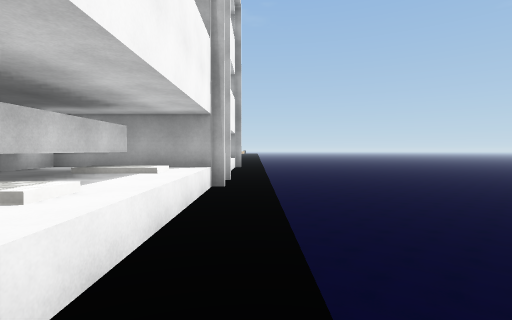
[1] (above)

14 first-person views from a walk through a 3-D level made in the Unity game engine. The camera is 1.4 m above the floor, tilts 2° down and sees 85° across. The floor is counted in squares, 2 m on a side. Each view is taken from the middle of a square. On the plan, view 1 faces up. The plan holds only what a view shows up to about 9 squares ahead; the rest is blank. The place goes on beyond the plan. Surface patterns are stand-ins for the level's own textures.

[2]
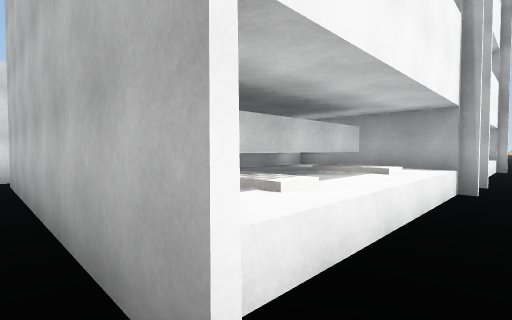

[3]
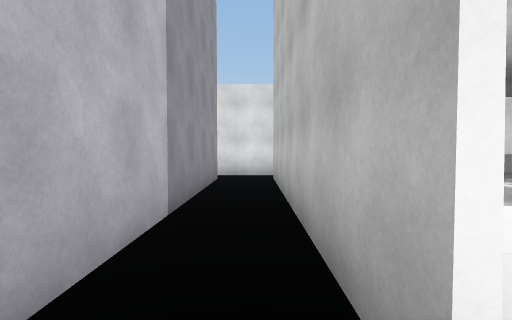

[4]
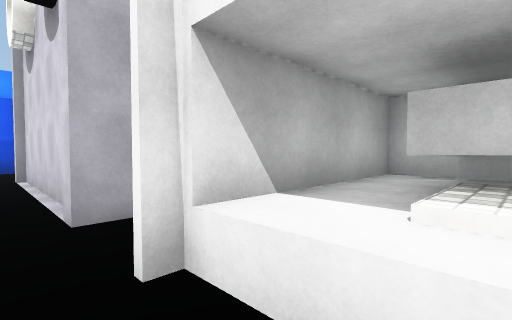

[5]
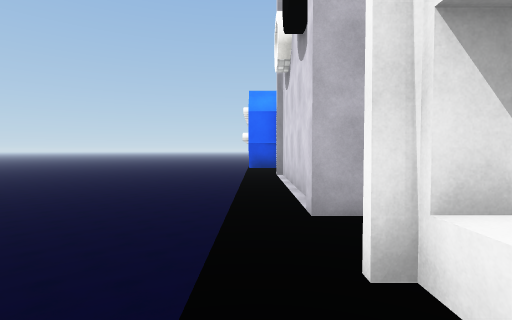

[6]
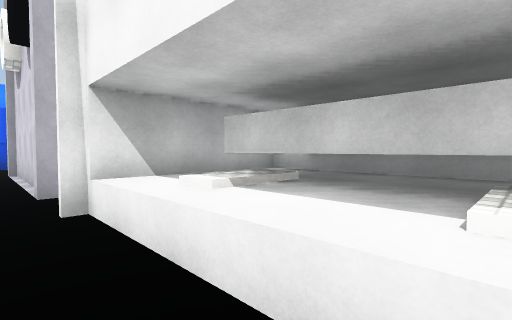

[7]
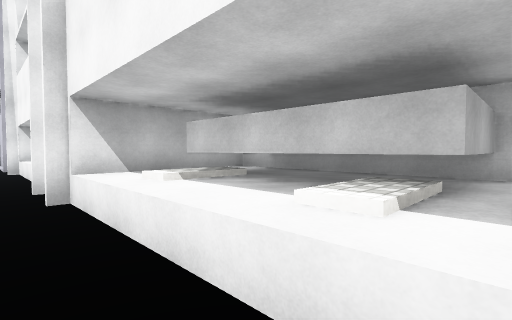

[8]
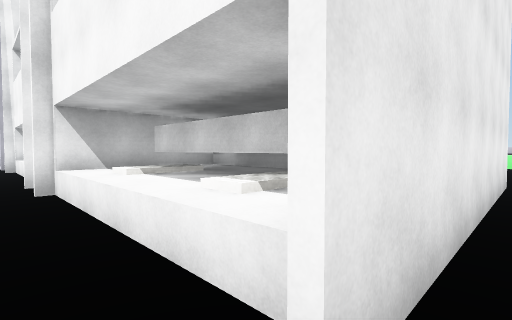

[9]
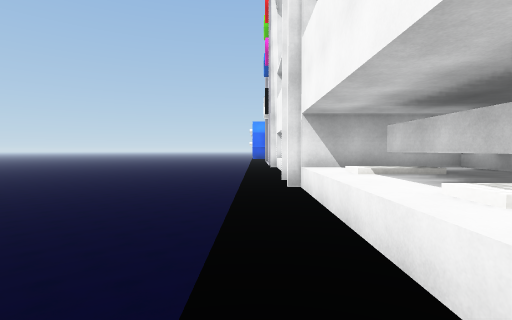

[10]
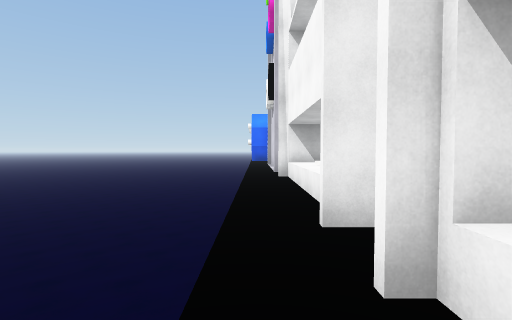

[11]
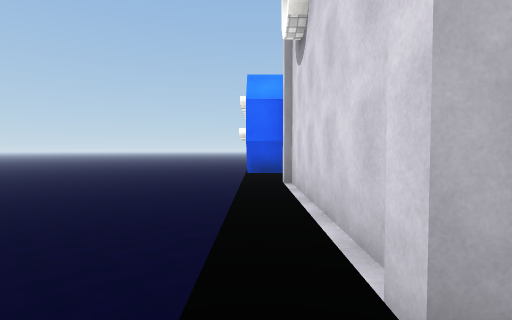

[12]
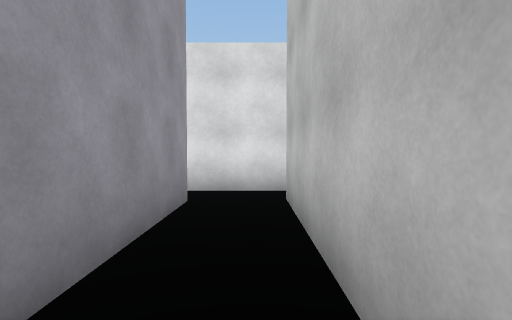

[13]
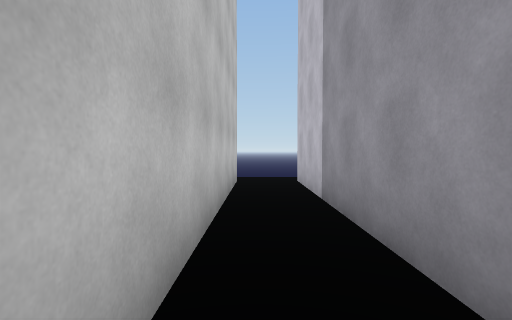

[14]
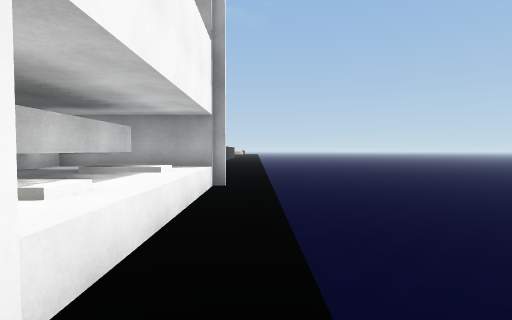

### Floor plan
Key: @ floor where view 1 was taken; # wall or solid block; . floor; ^ raised ledge; v drop or lower ground; O other object.
Columns run from 8 left of view 1 to 1 right of it. Each row starts with its distance up from view 1.
 15        ..v
 14        ..v
 13        ..v
 12  ..    ..v
 11  ######^.v
 10     ##OO v
  9     ###^.v
  8     ##OO.v
  7     ###^.v
  6        ..v
  5     ###^.v
  4     ##OO.v
  3     ###^.v
  2     ##OO.v
  1 #######^.v
  0 #..  . .@v
 -1 ########.v
 -2        #.v
 -3        #.v
 -4        #.v
 -5        #.v
 -6        #.v
 -7        ##v
 -8          v
 -9          v

Where each view was taken, in squares from view 1:
view 1: 0 up, 0 right, facing up
view 2: 0 up, 0 right, facing up-left
view 3: 0 up, 0 right, facing left
view 4: 2 up, 0 right, facing down-left
view 5: 2 up, 0 right, facing down
view 6: 4 up, 0 right, facing down-left
view 7: 11 up, 0 right, facing down-left
view 8: 12 up, 0 right, facing down-left
view 9: 12 up, 0 right, facing down
view 10: 8 up, 0 right, facing down
view 11: 0 up, 0 right, facing down
view 12: 0 up, 3 left, facing left
view 13: 0 up, 7 left, facing right
view 14: 6 up, 0 right, facing up
